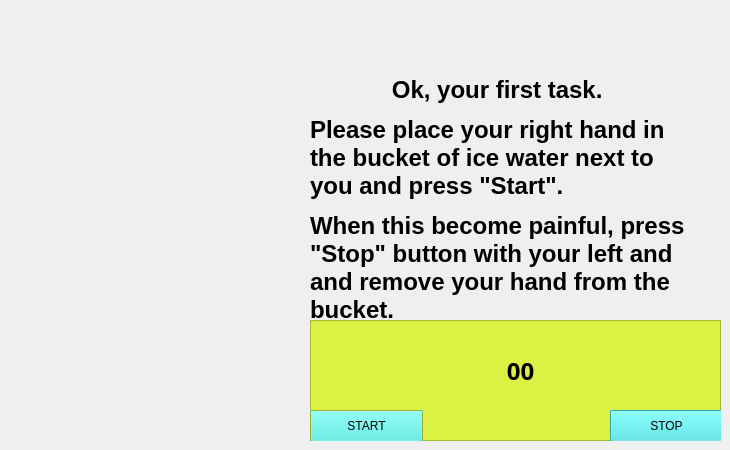
    <widget class="QWidget" name="Timer1Page">
     <widget class="QLabel" name="Timer1InstrtnLbl">
      <property name="geometry">
       <rect>
        <x>310</x>
        <y>60</y>
        <width>381</width>
        <height>281</height>
       </rect>
      </property>
      <property name="text">
       <string>&lt;html&gt;&lt;head/&gt;&lt;body&gt;&lt;p align=&quot;center&quot;&gt;&lt;span style=&quot; font-size:18pt; font-weight:600;&quot;&gt;Ok, your first task. &lt;/span&gt;&lt;/p&gt;&lt;p&gt;&lt;span style=&quot; font-size:18pt; font-weight:600;&quot;&gt;Please place your right hand in the bucket of ice water next to you and press &amp;quot;Start&amp;quot;.&lt;/span&gt;&lt;/p&gt;&lt;p&gt;&lt;span style=&quot; font-size:18pt; font-weight:600;&quot;&gt;When this become painful, press &amp;quot;Stop&amp;quot; button with your left and and remove your hand from the bucket. &lt;/span&gt;&lt;/p&gt;&lt;/body&gt;&lt;/html&gt;</string>
      </property>
      <property name="wordWrap">
       <bool>true</bool>
      </property>
     </widget>
     <widget class="QFrame" name="timerHolderFrame">
      <property name="geometry">
       <rect>
        <x>310</x>
        <y>320</y>
        <width>411</width>
        <height>121</height>
       </rect>
      </property>
      <property name="palette">
       <palette>
        <active>
         <colorrole role="Base">
          <brush brushstyle="SolidPattern">
           <color alpha="255">
            <red>255</red>
            <green>255</green>
            <blue>255</blue>
           </color>
          </brush>
         </colorrole>
         <colorrole role="Window">
          <brush brushstyle="SolidPattern">
           <color alpha="255">
            <red>219</red>
            <green>241</green>
            <blue>67</blue>
           </color>
          </brush>
         </colorrole>
        </active>
        <inactive>
         <colorrole role="Base">
          <brush brushstyle="SolidPattern">
           <color alpha="255">
            <red>255</red>
            <green>255</green>
            <blue>255</blue>
           </color>
          </brush>
         </colorrole>
         <colorrole role="Window">
          <brush brushstyle="SolidPattern">
           <color alpha="255">
            <red>219</red>
            <green>241</green>
            <blue>67</blue>
           </color>
          </brush>
         </colorrole>
        </inactive>
        <disabled>
         <colorrole role="Base">
          <brush brushstyle="SolidPattern">
           <color alpha="255">
            <red>219</red>
            <green>241</green>
            <blue>67</blue>
           </color>
          </brush>
         </colorrole>
         <colorrole role="Window">
          <brush brushstyle="SolidPattern">
           <color alpha="255">
            <red>219</red>
            <green>241</green>
            <blue>67</blue>
           </color>
          </brush>
         </colorrole>
        </disabled>
       </palette>
      </property>
      <property name="autoFillBackground">
       <bool>true</bool>
      </property>
      <property name="frameShape">
       <enum>QFrame::StyledPanel</enum>
      </property>
      <property name="frameShadow">
       <enum>QFrame::Raised</enum>
      </property>
      <widget class="QPushButton" name="Timer1StopButton">
       <property name="geometry">
        <rect>
         <x>300</x>
         <y>90</y>
         <width>113</width>
         <height>32</height>
        </rect>
       </property>
       <property name="palette">
        <palette>
         <active>
          <colorrole role="WindowText">
           <brush brushstyle="SolidPattern">
            <color alpha="255">
             <red>0</red>
             <green>0</green>
             <blue>0</blue>
            </color>
           </brush>
          </colorrole>
          <colorrole role="Button">
           <brush brushstyle="SolidPattern">
            <color alpha="255">
             <red>64</red>
             <green>231</green>
             <blue>231</blue>
            </color>
           </brush>
          </colorrole>
          <colorrole role="Light">
           <brush brushstyle="SolidPattern">
            <color alpha="255">
             <red>163</red>
             <green>255</green>
             <blue>255</blue>
            </color>
           </brush>
          </colorrole>
          <colorrole role="Midlight">
           <brush brushstyle="SolidPattern">
            <color alpha="255">
             <red>113</red>
             <green>243</green>
             <blue>243</blue>
            </color>
           </brush>
          </colorrole>
          <colorrole role="Dark">
           <brush brushstyle="SolidPattern">
            <color alpha="255">
             <red>32</red>
             <green>115</green>
             <blue>115</blue>
            </color>
           </brush>
          </colorrole>
          <colorrole role="Mid">
           <brush brushstyle="SolidPattern">
            <color alpha="255">
             <red>43</red>
             <green>154</green>
             <blue>154</blue>
            </color>
           </brush>
          </colorrole>
          <colorrole role="Text">
           <brush brushstyle="SolidPattern">
            <color alpha="255">
             <red>0</red>
             <green>0</green>
             <blue>0</blue>
            </color>
           </brush>
          </colorrole>
          <colorrole role="BrightText">
           <brush brushstyle="SolidPattern">
            <color alpha="255">
             <red>255</red>
             <green>255</green>
             <blue>255</blue>
            </color>
           </brush>
          </colorrole>
          <colorrole role="ButtonText">
           <brush brushstyle="SolidPattern">
            <color alpha="255">
             <red>0</red>
             <green>0</green>
             <blue>0</blue>
            </color>
           </brush>
          </colorrole>
          <colorrole role="Base">
           <brush brushstyle="SolidPattern">
            <color alpha="255">
             <red>255</red>
             <green>255</green>
             <blue>255</blue>
            </color>
           </brush>
          </colorrole>
          <colorrole role="Window">
           <brush brushstyle="SolidPattern">
            <color alpha="255">
             <red>64</red>
             <green>231</green>
             <blue>231</blue>
            </color>
           </brush>
          </colorrole>
          <colorrole role="Shadow">
           <brush brushstyle="SolidPattern">
            <color alpha="255">
             <red>0</red>
             <green>0</green>
             <blue>0</blue>
            </color>
           </brush>
          </colorrole>
          <colorrole role="AlternateBase">
           <brush brushstyle="SolidPattern">
            <color alpha="255">
             <red>159</red>
             <green>243</green>
             <blue>243</blue>
            </color>
           </brush>
          </colorrole>
          <colorrole role="ToolTipBase">
           <brush brushstyle="SolidPattern">
            <color alpha="255">
             <red>255</red>
             <green>255</green>
             <blue>220</blue>
            </color>
           </brush>
          </colorrole>
          <colorrole role="ToolTipText">
           <brush brushstyle="SolidPattern">
            <color alpha="255">
             <red>0</red>
             <green>0</green>
             <blue>0</blue>
            </color>
           </brush>
          </colorrole>
         </active>
         <inactive>
          <colorrole role="WindowText">
           <brush brushstyle="SolidPattern">
            <color alpha="255">
             <red>0</red>
             <green>0</green>
             <blue>0</blue>
            </color>
           </brush>
          </colorrole>
          <colorrole role="Button">
           <brush brushstyle="SolidPattern">
            <color alpha="255">
             <red>64</red>
             <green>231</green>
             <blue>231</blue>
            </color>
           </brush>
          </colorrole>
          <colorrole role="Light">
           <brush brushstyle="SolidPattern">
            <color alpha="255">
             <red>163</red>
             <green>255</green>
             <blue>255</blue>
            </color>
           </brush>
          </colorrole>
          <colorrole role="Midlight">
           <brush brushstyle="SolidPattern">
            <color alpha="255">
             <red>113</red>
             <green>243</green>
             <blue>243</blue>
            </color>
           </brush>
          </colorrole>
          <colorrole role="Dark">
           <brush brushstyle="SolidPattern">
            <color alpha="255">
             <red>32</red>
             <green>115</green>
             <blue>115</blue>
            </color>
           </brush>
          </colorrole>
          <colorrole role="Mid">
           <brush brushstyle="SolidPattern">
            <color alpha="255">
             <red>43</red>
             <green>154</green>
             <blue>154</blue>
            </color>
           </brush>
          </colorrole>
          <colorrole role="Text">
           <brush brushstyle="SolidPattern">
            <color alpha="255">
             <red>0</red>
             <green>0</green>
             <blue>0</blue>
            </color>
           </brush>
          </colorrole>
          <colorrole role="BrightText">
           <brush brushstyle="SolidPattern">
            <color alpha="255">
             <red>255</red>
             <green>255</green>
             <blue>255</blue>
            </color>
           </brush>
          </colorrole>
          <colorrole role="ButtonText">
           <brush brushstyle="SolidPattern">
            <color alpha="255">
             <red>0</red>
             <green>0</green>
             <blue>0</blue>
            </color>
           </brush>
          </colorrole>
          <colorrole role="Base">
           <brush brushstyle="SolidPattern">
            <color alpha="255">
             <red>255</red>
             <green>255</green>
             <blue>255</blue>
            </color>
           </brush>
          </colorrole>
          <colorrole role="Window">
           <brush brushstyle="SolidPattern">
            <color alpha="255">
             <red>64</red>
             <green>231</green>
             <blue>231</blue>
            </color>
           </brush>
          </colorrole>
          <colorrole role="Shadow">
           <brush brushstyle="SolidPattern">
            <color alpha="255">
             <red>0</red>
             <green>0</green>
             <blue>0</blue>
            </color>
           </brush>
          </colorrole>
          <colorrole role="AlternateBase">
           <brush brushstyle="SolidPattern">
            <color alpha="255">
             <red>159</red>
             <green>243</green>
             <blue>243</blue>
            </color>
           </brush>
          </colorrole>
          <colorrole role="ToolTipBase">
           <brush brushstyle="SolidPattern">
            <color alpha="255">
             <red>255</red>
             <green>255</green>
             <blue>220</blue>
            </color>
           </brush>
          </colorrole>
          <colorrole role="ToolTipText">
           <brush brushstyle="SolidPattern">
            <color alpha="255">
             <red>0</red>
             <green>0</green>
             <blue>0</blue>
            </color>
           </brush>
          </colorrole>
         </inactive>
         <disabled>
          <colorrole role="WindowText">
           <brush brushstyle="SolidPattern">
            <color alpha="255">
             <red>32</red>
             <green>115</green>
             <blue>115</blue>
            </color>
           </brush>
          </colorrole>
          <colorrole role="Button">
           <brush brushstyle="SolidPattern">
            <color alpha="255">
             <red>64</red>
             <green>231</green>
             <blue>231</blue>
            </color>
           </brush>
          </colorrole>
          <colorrole role="Light">
           <brush brushstyle="SolidPattern">
            <color alpha="255">
             <red>163</red>
             <green>255</green>
             <blue>255</blue>
            </color>
           </brush>
          </colorrole>
          <colorrole role="Midlight">
           <brush brushstyle="SolidPattern">
            <color alpha="255">
             <red>113</red>
             <green>243</green>
             <blue>243</blue>
            </color>
           </brush>
          </colorrole>
          <colorrole role="Dark">
           <brush brushstyle="SolidPattern">
            <color alpha="255">
             <red>32</red>
             <green>115</green>
             <blue>115</blue>
            </color>
           </brush>
          </colorrole>
          <colorrole role="Mid">
           <brush brushstyle="SolidPattern">
            <color alpha="255">
             <red>43</red>
             <green>154</green>
             <blue>154</blue>
            </color>
           </brush>
          </colorrole>
          <colorrole role="Text">
           <brush brushstyle="SolidPattern">
            <color alpha="255">
             <red>32</red>
             <green>115</green>
             <blue>115</blue>
            </color>
           </brush>
          </colorrole>
          <colorrole role="BrightText">
           <brush brushstyle="SolidPattern">
            <color alpha="255">
             <red>255</red>
             <green>255</green>
             <blue>255</blue>
            </color>
           </brush>
          </colorrole>
          <colorrole role="ButtonText">
           <brush brushstyle="SolidPattern">
            <color alpha="255">
             <red>32</red>
             <green>115</green>
             <blue>115</blue>
            </color>
           </brush>
          </colorrole>
          <colorrole role="Base">
           <brush brushstyle="SolidPattern">
            <color alpha="255">
             <red>64</red>
             <green>231</green>
             <blue>231</blue>
            </color>
           </brush>
          </colorrole>
          <colorrole role="Window">
           <brush brushstyle="SolidPattern">
            <color alpha="255">
             <red>64</red>
             <green>231</green>
             <blue>231</blue>
            </color>
           </brush>
          </colorrole>
          <colorrole role="Shadow">
           <brush brushstyle="SolidPattern">
            <color alpha="255">
             <red>0</red>
             <green>0</green>
             <blue>0</blue>
            </color>
           </brush>
          </colorrole>
          <colorrole role="AlternateBase">
           <brush brushstyle="SolidPattern">
            <color alpha="255">
             <red>64</red>
             <green>231</green>
             <blue>231</blue>
            </color>
           </brush>
          </colorrole>
          <colorrole role="ToolTipBase">
           <brush brushstyle="SolidPattern">
            <color alpha="255">
             <red>255</red>
             <green>255</green>
             <blue>220</blue>
            </color>
           </brush>
          </colorrole>
          <colorrole role="ToolTipText">
           <brush brushstyle="SolidPattern">
            <color alpha="255">
             <red>0</red>
             <green>0</green>
             <blue>0</blue>
            </color>
           </brush>
          </colorrole>
         </disabled>
        </palette>
       </property>
       <property name="autoFillBackground">
        <bool>true</bool>
       </property>
       <property name="text">
        <string>STOP</string>
       </property>
      </widget>
      <widget class="QLabel" name="Timer1Seconds">
       <property name="geometry">
        <rect>
         <x>150</x>
         <y>30</y>
         <width>121</width>
         <height>41</height>
        </rect>
       </property>
       <property name="font">
        <font>
         <family>Cochin</family>
         <pointsize>18</pointsize>
         <weight>75</weight>
         <bold>true</bold>
        </font>
       </property>
       <property name="text">
        <string>00</string>
       </property>
       <property name="alignment">
        <set>Qt::AlignCenter</set>
       </property>
      </widget>
      <widget class="QPushButton" name="Timer1StartButton">
       <property name="geometry">
        <rect>
         <x>0</x>
         <y>90</y>
         <width>113</width>
         <height>32</height>
        </rect>
       </property>
       <property name="palette">
        <palette>
         <active>
          <colorrole role="Button">
           <brush brushstyle="SolidPattern">
            <color alpha="255">
             <red>67</red>
             <green>239</green>
             <blue>229</blue>
            </color>
           </brush>
          </colorrole>
         </active>
         <inactive>
          <colorrole role="Button">
           <brush brushstyle="SolidPattern">
            <color alpha="255">
             <red>67</red>
             <green>239</green>
             <blue>229</blue>
            </color>
           </brush>
          </colorrole>
         </inactive>
         <disabled>
          <colorrole role="Button">
           <brush brushstyle="SolidPattern">
            <color alpha="255">
             <red>67</red>
             <green>239</green>
             <blue>229</blue>
            </color>
           </brush>
          </colorrole>
         </disabled>
        </palette>
       </property>
       <property name="autoFillBackground">
        <bool>true</bool>
       </property>
       <property name="text">
        <string>START</string>
       </property>
      </widget>
     </widget>
    </widget>
